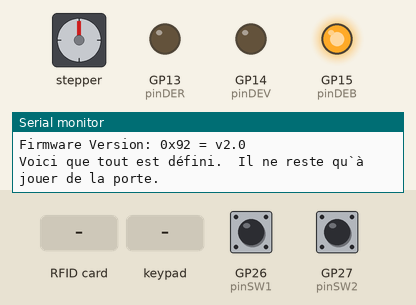
Simulated run of this sketch. Board: Raspberry Pi Pico. On the bench: stepper motor, output pins drawn as LEDs (lit = HIGH), the last lines printed to the serial monitor. Dashed ring = blinking. The inputs (shaded band) are chosen by the test bench; at power-on: GP27 (pinSW2) HIGH, GP26 (pinSW1) LOW. Stepper angles assume 2048 steps per turn.

Above: at 2.8 s.
2.9 s: RFID card 89 A3 F0 97 held to the reader
At 4.97 s:
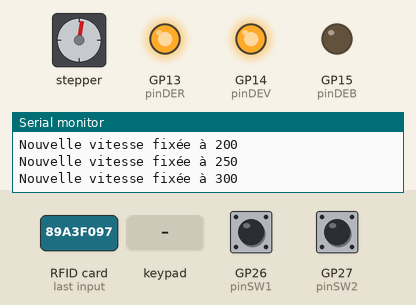
5.9 s: GP27 (pinSW2) pulled LOW for 0.15 s
At 6.8 s:
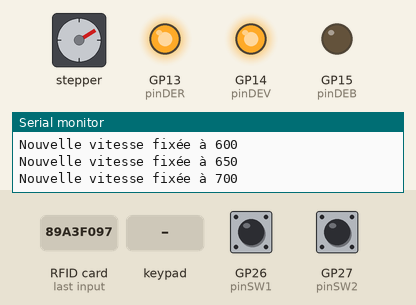
9.0 s: key 'E' pressed
10.5 s: RFID card 89 A3 F0 97 held to the reader
At 10.65 s:
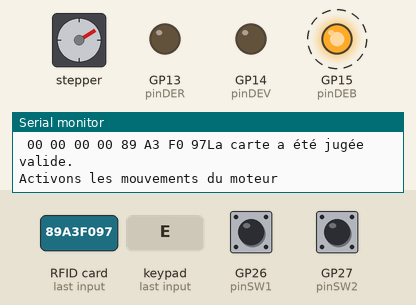
13.5 s: GP27 (pinSW2) pulled LOW for 1 s
At 14.3 s:
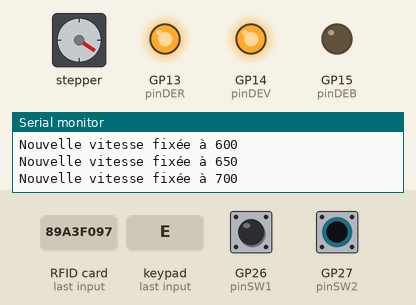
17.0 s: RFID card 5E 7A 19 C4 held to the reader
Timing chart, 0 to 19.5 s (numbered marks = the images above; inputs shaded):
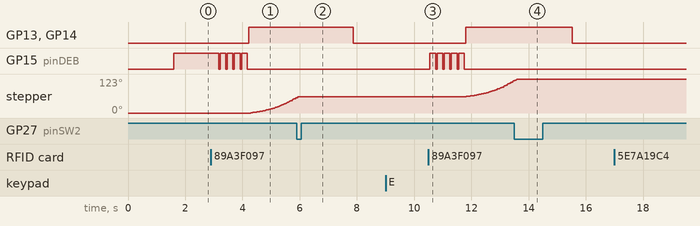

Measured:
- after the input at 2.9 s, GP13 (pinDER), GP14 (pinDEV): LOW → HIGH after 1.3 s; stepper: keeps turning clockwise at about 35°/s, starting after 1.4 s
- after the input at 5.9 s, GP13 (pinDER), GP14 (pinDEV): HIGH → LOW after 2.0 s; stepper: goes on until 5.9 s, then stays 59°
- after the input at 10.5 s, GP13 (pinDER), GP14 (pinDEV): LOW → HIGH after 1.3 s; GP15 (pinDEB): alternates HIGH for 0.20 s and LOW for 0.05 s, 10 changes in all, then stays LOW, starting after 0.05 s; stepper: keeps turning clockwise at about 35°/s, starting after 1.3 s
- after the input at 13.5 s, GP13 (pinDER), GP14 (pinDEV): HIGH → LOW after 2.0 s; stepper: goes on until 13.6 s, then stays 123°
- by itself, GP15 (pinDEB): alternates HIGH for 0.20 s and LOW for 0.05 s, 9 changes in all, then stays LOW

The sketch:

RaspPICO_VerrouillagePorte.ino
```cpp
#include <Stepper.h>
#include <SPI.h>
#include <MFRC522.h>
#include <Keypad.h>

//Raspberry Pi Pico (non, pas Wifi)
//----------------------------Liste des GPIO attribués au projet ci-bas ---------------------------------------------------------------------
//00  clavier 4x4 - blanc-brun
//01	clavier 4x4 - brun
//02	Moteur - blanc-orange
//03	Moteur - blanc-bleu
//04	Moteur - blanc-vert
//05	Moteur - blanc-brun
//06
//07	clavier 4x4 - blanc-orange
//08	clavier 4x4 - orange
//09	clavier 4x4 - blanc-bleu
//10	clavier 4x4 - bleu
//11	clavier 4x4 - blanc-vert
//12
//13	pinDER - rouge
//14	pinDEV - vert
//15	pinDEB - bleu
//16	Carte identification    -- blanc-vert
//17	Carte identification    -- blanc-bleu
//18	Carte identification    -- blanc-brun
//19	Carte identification    -- bleu
//20	clavier 4x4 - vert
//21	Carte identification    -- vert
//22
//26	pinSW1 - Interrupteur fermé lorsque la porte est ouverte
//27	pinSW2 - Interrupteur fermé lorsque la porte est fermée
//28
//29
//----------------------------Fin de la liste des GPI0 attribués au projet ci-bas ----------------------------------------------------------

//En vue de fonctionner sous Respberry PICO
/*----- Variables, Pins -----*/
//#define STEPS  4      // Number of steps per revolution of Internal shaft
int delai = 60000;      //La DEL restera allumée - en rouge ou vert - pendant une minute après la fin du mouvement, tandis que durant le mouvement elle affichera jaune
int pas = 20;           // 1 tour = 2048   // Était à 25, ce 12 novembre 2024 à 12h
int sens = 1;
int vitesseMax = 700;      //Max 700
String libre = "oui";
bool tourne = false;
bool initOUV = false;
bool initFER = false;
int rendu = 0;

int pinSW1 = 26;    //GPIO00 = pin 31  -> Interrupteur fermé lorsque la porte est ouverte  => DEL vert
int pinSW2 = 27;    //GPIO01 = pin 32  -> Interrupteur fermé lorsque la porte est fermée   => DEL rouge
int pinMO1 = 2;     //GPIOO2 = pin 4  -> Mouvement du moteur, contrôleur 1
int pinMO2 = 3;     //GPIOO3 = pin 5  -> Mouvement du moteur, contrôleur 2
int pinMO3 = 4;     //GPIOO4 = pin 6  -> Mouvement du moteur, contrôleur 3
int pinMO4 = 5;     //GPIOO5 = pin 7  -> Mouvement du moteur, contrôleur 4
int pinDER = 13;    //GPIO13 = pin 17 -> Rouge de la DEL;    ... DEL tri-colore : ici Rouge
int pinDEV = 14;    //GPIO14 = pin 19 -> Vert de la DEL;     ... DEL tri-colore : ici Vert
int pinDEB = 15;    //GPIO15 = pin 20 -> Bleu de la DEL;     ... DEL tri-colore : ici Bleu
int pinCLA1 = 7;    //GPIO07 = pin 10 -> Clavier 4x4
int pinCLA2 = 8;    //GPIO08 = pin 11 -> Clavier 4x4
int pinCLA3 = 9;    //GPIO09 = pin 12 -> Clavier 4x4
int pinCLA4 = 10;   //GPIO010 =pin 14 -> Clavier 4x4
int pinCLA5 = 11;   //GPIO011 =pin 15 -> Clavier 4x4
int pinCLA6 = 20;   //GPIO020 =pin 26 -> Clavier 4x4
int pinCLA7 = 0;    //GPIO00 = pin 1  -> Clavier 4x4
int pinCLA8 = 1;    //GPIO01 = pin 2  -> Clavier 4x4
byte CRT_RST = 21;  //GPIO21 = pin 27 -> Lecteur de cartes sans contact - Reset
byte CRT_SSC = 17;  //GPIO17 = pin 22 -> Lecteur de cartes sans contact - SS
String codeEntree = "";
String codeValide = "B6580";
const int col = 4;
const int lgn = 4;
String TchClavier[lgn][col] = {
  {"*","0","#","D"},
  {"7","8","9","C"},
  {"4","5","6","B"},
  {"1","2","3","A"}
};
byte pinLgnCLA[lgn] = {7,8,9,10};
byte pinColCLA[col] = {11,20,0,1};
Keypad clavier = Keypad(makeKeymap(TchClavier), pinLgnCLA, pinColCLA, lgn, col);


unsigned long dernBoutonClavier = millis();

//Création des principaux objets
Stepper moteur(32, pinMO1, pinMO3, pinMO2, pinMO4);
/*
Voici comment connecter le module moteur
PINcarte Defn    PICO    GPIO
A1       GND     >>>>>>  >>>>>>>>   AliM GND  - brun
A2       5V      >>>>>>  >>>>>>>>   Alim 5V   - orange
B1       IN1     4       GPIO2                - blanc-orange
B2       IN2     5       GPIO3                - blanc-bleu
B3       IN3     6       GPIO4                - blanc-vert
B4       IN4     7       GPIO5                - blanc-brun
*/
MFRC522 cartes;   // Create MFRC522 instance.
/*
Voici comment connecter les fils du lecteur de cartes magnétiques, les coueleurs sont celles de la porte secrète de Pond Inlet
PINcarte Defn    PICO    GPIO                                   Couleur
1       3.3V     >>>>>>  >>>>>>>>>>   Alim 3.3 volts            Bleu
2       RST      27      GPIO21                                 Bourgogne
3       GND      >>>>>>  >>>>>>>>>>   Alim GND                  Gris
4       RQ       >>>>>>  >>>>>>>>>>   Libre (non-connecté)
5       MISO     21      GPIO16                                 Blanc
6       MOSI     25      GPIO19                                 Noir
7       SCK      24      GPIO18                                 Brun
8       SDA      22      GPIO17                                 Rouge
*/

void setup() {
  Serial.begin(115200);
  Serial.println("");
  delay(550);
  Serial.println("Bonjour les testeurs");
  SPI.begin();        // Init SPI bus
  Serial.println("SPI est démarré.");
  cartes.PCD_Init(CRT_SSC, CRT_RST); // Init each MFRC522 card
  cartes.PCD_DumpVersionToSerial();

  pinMode(pinSW1, INPUT);   //Interrupteur fermé lorsque la porte est ouverte  => DEL vert
  pinMode(pinSW2, INPUT);   //Interrupteur fermé lorsque la porte est fermée   => DEL rouge
  pinMode(pinMO1, OUTPUT);  //Moteur 1
  pinMode(pinMO2, OUTPUT);  //Moteur 2
  pinMode(pinMO3, OUTPUT);  //Moteur 3
  pinMode(pinMO4, OUTPUT);  //Moteur 4
  pinMode(pinDER, OUTPUT);  //rouge de la DEL
  pinMode(pinDEV, OUTPUT);  //vert de la DEL
  pinMode(pinDEB, OUTPUT);  //bleu de la DEL

  digitalWrite(pinMO1, LOW);
  digitalWrite(pinMO2, LOW);
  digitalWrite(pinMO3, LOW);
  digitalWrite(pinMO4, LOW);
  digitalWrite(pinDER, LOW);
  digitalWrite(pinDEV, LOW);
  digitalWrite(pinDEB, LOW);

  delay(1000);

  if (digitalRead(pinSW1) == digitalRead(pinSW2)) {
    Serial.println("Nous avons trouvé le verrou en position médiane; nous ouvrons la porte.");
    libre = "ouvrons";
    mouvonsMoteur();
  }
  Serial.println("Voici que tout est défini.  Il ne reste qu`à jouer de la porte.");

}  // fin de setup()

void loop() {
  if (++rendu > 100) { rendu = 0; Serial.println("Nous voici en début de boucle."); }
  if (millis()-dernBoutonClavier < 5000) {
    digitalWrite(pinDER, LOW);
    digitalWrite(pinDEV, LOW);
    digitalWrite(pinDEB, HIGH);
  } else {
    codeEntree = "";
    digitalWrite(pinDER, LOW);
    digitalWrite(pinDEV, LOW);
    digitalWrite(pinDEB, LOW);
  }
  char touche = clavier.getKey();
  if ( (!cartes.PICC_IsNewCardPresent() || !cartes.PICC_ReadCardSerial()) && touche == NO_KEY && rien() ) {
    delay(50);
    return;
  }
  digitalWrite(pinDER, LOW);
  digitalWrite(pinDEV, LOW);
  digitalWrite(pinDEB, HIGH);
  if (carteValide(cartes.uid.uidByte, cartes.uid.size)) {
    Serial.println("La carte a été jugée valide.");
    libre = "ouvrons";
    sens = 1;
  } else {
    //Serial.println("Mauvause carte");
    libre = "oui";
  }
  if (touche != NO_KEY) {
    if (rien()) { return; }
      Serial.print  ("  1: ");
      Serial.print  (digitalRead(pinCLA1));
      Serial.print  ("  2: ");
      Serial.print  (digitalRead(pinCLA2));
      Serial.print  ("  3: ");
      Serial.print  (digitalRead(pinCLA3));
      Serial.print  ("  4: ");
      Serial.print  (digitalRead(pinCLA4));
      Serial.print  ("  5: ");
      Serial.print  (digitalRead(pinCLA5));
      Serial.print  ("  6: ");
      Serial.print  (digitalRead(pinCLA6));
      Serial.print  ("  7: ");
      Serial.print  (digitalRead(pinCLA7));
      Serial.print  ("  8: ");
      Serial.println(digitalRead(pinCLA8));
    if (libre != "oui") { return; }
    Serial.println("Entrons ici dans les tests de clavier");
    if (String(touche) == "*") {
      //Demande de fermeture
      sens = -1;
      libre = "fermons";
    } else if (String(touche) == "#") {
      //Testons validité du code
      if (codeEntree == codeValide ) {
        libre = "ouvrons";
        sens = 1;
        Serial.print  ("Accès via code valide : ");
        Serial.println("codeEntree");
      } else {
        digitalWrite(pinDEV, LOW);
        digitalWrite(pinDEB, LOW);
        for (int x=0; x<3; x++) { digitalWrite(pinDER, HIGH); delay(100); digitalWrite(pinDER, LOW);  delay(50); }
        for (int x=0; x<5; x++) { digitalWrite(pinDER, HIGH); delay(30);  digitalWrite(pinDER, LOW);  delay(25); }
        codeEntree = "";
        return;
      }
    } else {
      codeEntree = codeEntree + String(touche);
      digitalWrite(pinDER, LOW);
      digitalWrite(pinDEV, LOW);
      digitalWrite(pinDEB, HIGH);
      dernBoutonClavier = millis();
      return;
    }
    Serial.println("Fin des tests de clavier");
  }

  if (libre != "fermons" && libre != "ouvrons") { return; }
  Serial.println("Activons les mouvements du moteur");
  if (digitalRead(pinSW2) == LOW) {
    sens = -1;
    libre = "fermons";
  }

  digitalWrite(pinDER, LOW);
  for (int x=0; x<5; x++) {
      digitalWrite(pinDEB, HIGH);
      delay(200);
      digitalWrite(pinDEV, LOW);
      digitalWrite(pinDEB, LOW);
      delay(50);
  }
  Serial.println("Fin du signal lumineux confirmant la lecteur réussie.  On passe au jaune.");
  mouvonsMoteur();
} //Fin de loop()

void mouvonsMoteur() {
  Serial.print  ("État de la situation: ");
  Serial.println(libre);

  digitalWrite(pinDER, HIGH);
  digitalWrite(pinDEV, HIGH);
  digitalWrite(pinDEB, LOW);
    Serial.print  ("Vitesse du moteur: ");
    Serial.println(vitesseMax);
    Serial.print  ("Pas du moteur: ");
    Serial.println(pas);
  int tours = 1;
  int vitesse = 100;

  //Mouvement
  while (libre == "ouvrons" || libre == "fermons") {
    if (tours/2500 == round(tours/2500) && vitesse < vitesseMax ) {
      ////Accéléeration du moteur
      vitesse = vitesse+50; moteur.setSpeed(vitesse);
      Serial.print  ("Nouvelle vitesse fixée à ");
      Serial.println(vitesse);
    }
    ////Fin de course atteinte, on met un terme au movement.
    if ((digitalRead(pinSW2) == LOW && libre == "ouvrons") || (digitalRead(pinSW1) == LOW && libre == "fermons")) {libre = "oui"; }
    moteur.step(sens * pas);
    delay(10);
    tours=tours+1;
  }

  //Mise au repos du moteur
  digitalWrite(pinMO1, LOW);
  digitalWrite(pinMO2, LOW);
  digitalWrite(pinMO3, LOW);
  digitalWrite(pinMO4, LOW);

  //Indication de l'état du verrou
  if (digitalRead(pinSW1) == HIGH) {
    ////La porte peut être ouverte
    digitalWrite(pinDER, LOW);
    digitalWrite(pinDEV, HIGH);
    Serial.println("Porte déverrouillée; entrez!");
  }
  if (digitalRead(pinSW2) == HIGH) {
    ////La porte est verrouillée
    digitalWrite(pinDER, HIGH);
    digitalWrite(pinDEV, LOW);
    Serial.println("Porte verrouilée; partez l`esprit tranquille, car votre porte est sécurisée.");
  }
  delay(1900);
  digitalWrite(pinDER, LOW);
  digitalWrite(pinDEV, LOW);
  digitalWrite(pinDEB, LOW);
  codeEntree = "";
  libre = "oui";
}


bool carteValide(byte *buffer, byte bufferSize) {
  String pat = "";
  for (byte i = 0; i < bufferSize; i++) {
    pat = pat + String(buffer[i] < 0x10 ? " 0" : " ");
    pat = pat + String(buffer[i], HEX);
  }
  pat.toUpperCase();
  pat.trim();
    //Serial.print(F("Remise à zéro des valeurs de carte magnétique:"));    //Dump UID
    for (byte i = 0; i < cartes.uid.size; i++) {
      Serial.print(cartes.uid.uidByte[i] < 0x10 ? " 0" : " ");
      Serial.print(cartes.uid.uidByte[i], HEX);
      cartes.uid.uidByte[i] = 0;
    }
  return (pat=="89 A3 F0 97") ?  true : false;
}

bool rien() {
  bool retour = true;
  if (digitalRead(pinCLA2) != digitalRead(pinCLA1)) { retour = false;
    //Serial.println("1 et 2 différents");
  }
  if (digitalRead(pinCLA3) != digitalRead(pinCLA1)) { retour = false;
    //Serial.println("1 et 3 différents");
  }
  if (digitalRead(pinCLA4) != digitalRead(pinCLA1)) { retour = false;
    //Serial.println("1 et 4 différents");
  }
  if (digitalRead(pinCLA5) != digitalRead(pinCLA1)) { retour = false;
    //Serial.println("1 et 5 différents");
  }
  if (digitalRead(pinCLA6) != digitalRead(pinCLA1)) { retour = false;
    //Serial.println("1 et 6 différents");
  }
  if (digitalRead(pinCLA7) != digitalRead(pinCLA1)) { retour = false;
    //Serial.println("1 et 7 différents");
  }
  if (digitalRead(pinCLA8) != digitalRead(pinCLA1)) { retour = false;
    //Serial.println("1 et 8 différents");
  }
//  Serial.print  ("Après vérification de l`uniformité des valeurs, nous concluons ainsi: ");
//  Serial.println(retour);
  return retour;
}
```
